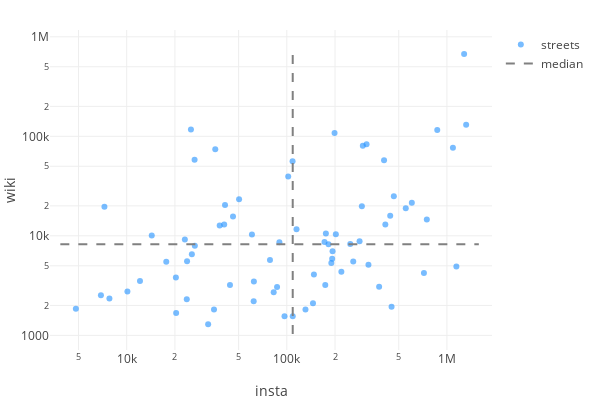

The notebook cell this image was saved under:
### Code cell
insta_wiki_scatter(city_data)

### Figure 1 — Plotly figure (JSON) as saved in the notebook; plotly's stock layout.template omitted (floating-point values rounded to 4 significant figures)
{"data": [{"hoverinfo": "text", "marker": {"color": "dodgerblue", "opacity": 0.6}, "mode": "markers", "name": "streets", "showlegend": true, "text": ["<i>Территория Петропавловская Крепость</i><br>Peter and Paul Fortr..., 100639<br>Saints Peter and Pau..., 29922", "<i>Дворцовая Набережная</i><br>Hermitage Museum, 333937<br>Winter Palace, 327275<br>Palace Embankment, 12261", "<i>Футбольная Аллея</i><br>Sibur Arena, 4742<br>Gazprom Arena, 179", "<i>Дворцовая Площадь</i><br>Palace Square, 36733<br>Alexander Column, 21834<br>General Staff Buildi..., 18192", "<i>Исаакиевская Площадь</i><br>Saint Isaac's Cathed..., 94056<br>Mariinsky Palace, 13902<br>Monument to Nicholas..., 7901", "<i>Проспект Добролюбова</i><br>Yubileyny Sports Pal..., 11302<br>Petrogradsky Distric..., 3313", "<i>Приморский Проспект</i><br>Datsan Gunzechoinei, 4233", "<i>Московский Проспект</i><br>Tekhnologichesky Ins..., 9632<br>Park Pobedy (Saint P..., 5068<br>Moskovskaya (Saint P..., 5041<br>Elektrosila (Saint P..., 1732", "<i>19-Я Линия В.O.</i><br>Vasilyevsky Island, 18980", "<i>Большая Морская Улица</i><br>Hotel Astoria (Saint..., 20050<br>Saint Petersburg Sta..., 4937", "<i>Проспект Энгельса</i><br>Prospekt Prosveschen..., 1941", "<i>Рюхина Улица</i><br>Krestovsky Island, 12565<br>Krestovsky Ostrov (S..., 3310", "<i>Набережная Адмиралтейского Канала</i><br>New Holland Island, 12981", "<i>Невский Проспект</i><br>Nevsky Prospect, 42388<br>Stroganov Palace, 15194", "<i>Каменноостровский Проспект</i><br>Petrogradskaya (Sain..., 3088", "<i>29 Линия Васильевского Острова</i><br>Erarta, 5120", "<i>Университетская Набережная</i><br>Kunstkamera, 33306<br>Imperial Academy of ..., 27593<br>Menshikov Palace (Sa..., 6869<br>Twelve Collegia, 6301<br>Zoological Museum of..., 5944", "<i>Театральная Площадь</i><br>Mariinsky Theatre, 57805<br>Saint Petersburg Con..., 22708", "<i>Набережная Реки Мойки</i><br>Herzen University, 10071<br>Moyka River, 7301<br>Esders and Scheefhaa..., 2501", "<i>Парк Александровский</i><br>Military Historical ..., 8800", "<i>Набережная Обводного Канала</i><br>Varshavsky railway s..., 4299<br>Baltiysky railway st..., 1237", "<i>Улица Профессора Попова</i><br>Saint Petersburg Bot..., 8283", "<i>Улица Александровский Парк</i><br>Leningrad Zoo, 4345", "<i>Биржевая Площадь</i><br>Old Saint Petersburg..., 10399", "<i>Петроградская Набережная</i><br>Russian cruiser Auro..., 108257", "<i>Проспект Юрия Гагарина</i><br>Saint Petersburg Spo..., 7007", "<i>Малая Морская Улица</i><br>Angleterre Hotel, 5897", "<i>Вознесенский Проспект</i><br>Lobanov-Rostovsky Pa..., 5345", "<i>Проспект Стачек</i><br>Avtovo (Saint Peters..., 8225", "<i>Улица Декабристов</i><br>Grand Choral Synagog..., 10584", "<i>Английская Набережная</i><br>English Embankment, 3213", "<i>Сенная Площадь</i><br>Sennaya Square, 8654", "<i>Улица Елагин Остров</i><br>Yelagin Island, 4077", "<i>Гороховая Улица</i><br>Red Bridge (Saint Pe..., 2103", "<i>Кузнецовская Улица</i><br>Moskovsky Victory Pa..., 1814", "<i>Дворцовый Мост</i><br>Palace Bridge, 11657", "<i>Улица Дыбенко</i><br>Ulitsa Dybenko (Sain..., 1554", "<i>Кронверкский Проспект</i><br>ITMO University, 31439<br>Saint Petersburg Mos..., 24676", "<i>Улица Петровский Остров</i><br>Petrovsky Stadium, 39564", "<i>Улица Коллонтай</i><br>Prospekt Bolshevikov..., 1558", "<i>Старо-Петергофский Проспект</i><br>Fontanka River, 8628", "<i>Площадь Стачек</i><br>Narvskaya, 3068", "<i>Набережная Лейтенанта Шмидта</i><br>Bolshaya Neva River, 2705", "<i>Троицкий Мост</i><br>Trinity Bridge, Sain..., 5702", "<i>21-Я Линия В.О.</i><br>Saint Petersburg Min..., 3484", "<i>Штурманская Улица</i><br>Moskovsky District, ..., 2202", "<i>1-Й Елагин Мост</i><br>Yelagin Palace, 10285", "<i>Площадь Ленина</i><br>Finland Station, 23383", "<i>Измайловский Проспект</i><br>Trinity Cathedral, S..., 15658", "<i>Улица Берег Невской Губы</i><br>Passenger Port of St..., 3206", "<i>Площадь Островского</i><br>National Library of ..., 20415", "<i>Петропавловская Улица</i><br>First Pavlov State M..., 13011", "<i>Набережная Зимней Канавки</i><br>Hermitage Theatre, 9918<br>Hermitage Bridge, 2804", "<i>Сенатская Площадь</i><br>Bronze Horseman, 74029", "<i>Большая Зеленина Улица</i><br>Chkalovskaya (Saint ..., 1815", "<i>Улица Канонерский Остров</i><br>Kanonersky Tunnel, 1290", "<i>Никольская Площадь</i><br>St. Nicholas Naval C..., 7929", "<i>Набережная Макарова</i><br>Neva River, 58092", "<i>Боткинская Улица</i><br>S.M. Kirov Military ..., 6536", "<i>Менделеевская Линия</i><br>Saint Petersburg Sta..., 116774", "<i>Литовская Улица</i><br>Saint Petersburg Sta..., 5539", "<i>Торфяная Дорога</i><br>Staraya Derevnya (Sa..., 2311", "<i>Дорога В Угольную Гавань</i><br>Big port Saint Peter..., 9169", "<i>Благовещенский Мост</i><br>Annunciation Bridge, 1682", "<i>Малый Проспект П.С.</i><br>Sportivnaya (Saint P..., 3814", "<i>1-Я Красноармейская Улица</i><br>Baltic State Technic..., 5485", "<i>Улица Ленсовета</i><br>Chesme Church, 10096", "<i>Адмиралтейский Проспект</i><br>Alexander Garden (Sa..., 3516", "<i>Улица Беринга</i><br>Vasileostrovsky Dist..., 2756", "<i>Улица Глинки</i><br>Potseluev Bridge, 2347", "<i>Адмиралтейский Проезд</i><br>Admiralty building, ..., 19611", "<i>Площадь Балтийского Вокзала</i><br>Baltiyskaya (Saint P..., 2524", "<i>Дорога На Турухтанные Oстрова</i><br>Kirovsky District, S..., 1855"], "textfont": {"color": "lightgrey", "size": 8}, "type": "scatter", "uid": "f8245ff4-58aa-11e9-a64a-3c15c2cf2370", "x": [1317967, 1279749, 1144909, 1089650, 869931, 748574, 718221, 603454, 552927, 465902, 450905, 442256, 412328, 404666, 377080, 323413, 314756, 298348, 294145, 284651, 259886, 249001, 219102, 202340, 198639, 193003, 191971, 189636, 182109, 175327, 173840, 171957, 147616, 145658, 130741, 114969, 108844, 108593, 102004, 96730, 89876, 86907, 82781, 78469, 62244, 62083, 60553, 50331, 46121, 44149, 41114, 40621, 38077, 35744, 35095, 32260, 26641, 26543, 25518, 25184, 23818, 23720, 23074, 20361, 20284, 17665, 14335, 12103, 10102, 7800, 7259, 6903, 4813], "y": [130561, 673473, 4921, 76759, 115859, 14615, 4233, 21473, 18980, 24987, 1941, 15875, 12981, 57582, 3088, 5120, 83400, 80513, 19873, 8800, 5536, 8283, 4345, 10399, 108257, 7007, 5897, 5345, 8225, 10584, 3213, 8654, 4077, 2103, 1814, 11657, 1554, 56115, 39564, 1558, 8628, 3068, 2705, 5702, 3484, 2202, 10285, 23383, 15658, 3206, 20415, 13011, 12722, 74029, 1815, 1290, 7929, 58092, 6536, 116774, 5539, 2311, 9169, 1682, 3814, 5485, 10096, 3516, 2756, 2347, 19611, 2524, 1855]}, {"hoverinfo": "none", "line": {"color": "grey", "dash": "dash", "width": 2}, "mode": "lines", "name": "median", "showlegend": true, "type": "scatter", "uid": "f82462b0-58aa-11e9-a452-3c15c2cf2370", "x": [3850.0, 1582000.0], "y": [8225, 8225]}, {"hoverinfo": "none", "line": {"color": "grey", "dash": "dash", "width": 2}, "mode": "lines", "showlegend": false, "type": "scatter", "uid": "f824645e-58aa-11e9-ad77-3c15c2cf2370", "x": [108844, 108844], "y": [1032, 808200.0]}], "layout": {"height": 400, "hovermode": "closest", "margin": {"b": 50, "l": 50, "r": 30, "t": 30}, "width": 600, "xaxis": {"title": "insta", "type": "log"}, "yaxis": {"title": "wiki", "type": "log"}}}
